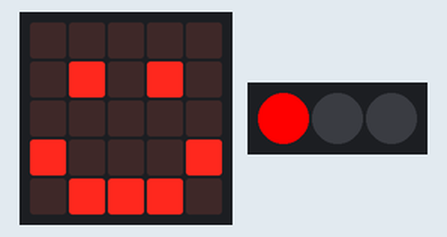
This program was run on a simulated BBC micro:bit running MicroPython. Parts: the board's 5×5 LED display, 3 RGB LEDs in strip order, left to right.

Above: at 0.1 s.
At 0.5 s:
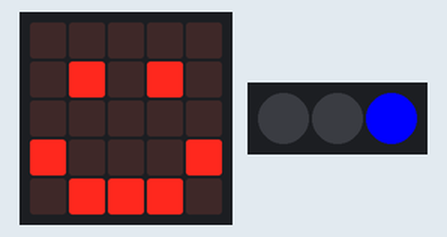
At 0.9 s:
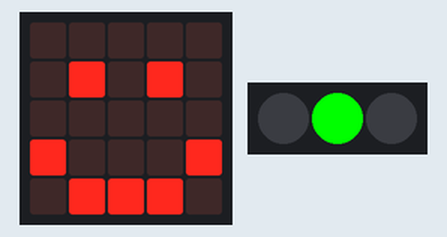
Timing chart, 0 to 130.0 s (numbered marks = the images above):
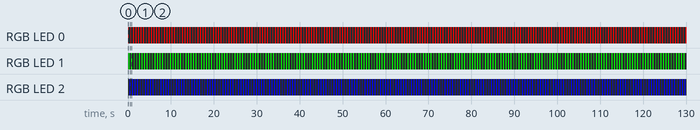

The program:

______v1.py
```python
from microbit import *
import neopixel
display.show(Image.HAPPY)
# 定义流水灯接在引脚pin16上，数量为3个
np = neopixel.NeoPixel(pin16, 3)
while True:
    for pixel_id in range(0, len(np)):
        np[0] = (255, 0, 0)
        np.show()
        sleep(200)
        np.clear()
        np[1] = (0, 255, 0)
        np.show()
        sleep(200)
        np.clear()
        np[2] = (0, 0, 255)
        np.show()
        sleep(200)
        np.clear()
        '''
        np[0] = (255, 255, 0)
        np.show()
        sleep(200)
        np.clear()
        np[1] = (0, 255, 255)
        np.show()
        sleep(200)
        np.clear()
        np[2] = (255, 0, 255)
        np.show()
        sleep(200)
        np.clear()
        '''


'''
学习目标：

这节课学习使用Python编程从左往右轮流点亮micro:bit机器人的流水灯。

import是导入，这里的意思是导入neopixel库函数，首先让机器人显示一个笑脸，
接着定义流水灯的引脚为pin16，数量为3个，
在流水等中迭代每个LED， np[0] = (255, 0, 0)表示点亮第一个流水灯为红色，
点亮后延时200毫秒，清除显示，点亮第二个灯，往下依次类推。
'''
```

Measured:
- by itself, RGB LED 0: alternates RGB(255, 0, 0) for 0.20 s and off for 0.40 s
- by itself, RGB LED 1: alternates RGB(0, 255, 0) for 0.20 s and off for 0.40 s
- by itself, RGB LED 2: alternates RGB(0, 0, 255) for 0.20 s and off for 0.40 s
